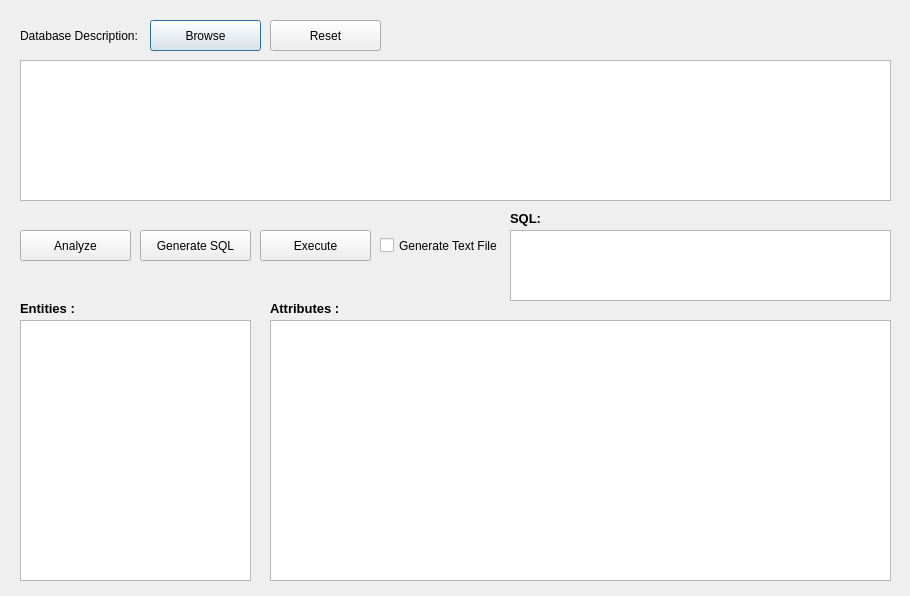
<?xml version="1.0" encoding="UTF-8"?>
<ui version="4.0">
 <class>Dialog</class>
 <widget class="QDialog" name="Dialog">
  <property name="geometry">
   <rect>
    <x>0</x>
    <y>0</y>
    <width>910</width>
    <height>596</height>
   </rect>
  </property>
  <property name="windowTitle">
   <string>Dialog</string>
  </property>
  <widget class="QPushButton" name="btn_browse">
   <property name="geometry">
    <rect>
     <x>150</x>
     <y>20</y>
     <width>111</width>
     <height>31</height>
    </rect>
   </property>
   <property name="text">
    <string>Browse</string>
   </property>
  </widget>
  <widget class="QPushButton" name="btn_reset">
   <property name="geometry">
    <rect>
     <x>270</x>
     <y>20</y>
     <width>111</width>
     <height>31</height>
    </rect>
   </property>
   <property name="text">
    <string>Reset</string>
   </property>
  </widget>
  <widget class="QTextEdit" name="description">
   <property name="geometry">
    <rect>
     <x>20</x>
     <y>60</y>
     <width>871</width>
     <height>141</height>
    </rect>
   </property>
   <property name="readOnly">
    <bool>true</bool>
   </property>
  </widget>
  <widget class="QLabel" name="label">
   <property name="geometry">
    <rect>
     <x>20</x>
     <y>20</y>
     <width>121</width>
     <height>31</height>
    </rect>
   </property>
   <property name="text">
    <string>Database Description:</string>
   </property>
  </widget>
  <widget class="QPushButton" name="btn_analyze">
   <property name="geometry">
    <rect>
     <x>20</x>
     <y>230</y>
     <width>111</width>
     <height>31</height>
    </rect>
   </property>
   <property name="text">
    <string>Analyze</string>
   </property>
  </widget>
  <widget class="QPushButton" name="btn_generate">
   <property name="geometry">
    <rect>
     <x>140</x>
     <y>230</y>
     <width>111</width>
     <height>31</height>
    </rect>
   </property>
   <property name="text">
    <string>Generate SQL</string>
   </property>
  </widget>
  <widget class="QPushButton" name="btn_execute">
   <property name="geometry">
    <rect>
     <x>260</x>
     <y>230</y>
     <width>111</width>
     <height>31</height>
    </rect>
   </property>
   <property name="text">
    <string>Execute</string>
   </property>
  </widget>
  <widget class="QCheckBox" name="chk_generatetxt">
   <property name="geometry">
    <rect>
     <x>380</x>
     <y>230</y>
     <width>121</width>
     <height>31</height>
    </rect>
   </property>
   <property name="text">
    <string>Generate Text File</string>
   </property>
  </widget>
  <widget class="QLabel" name="label_2">
   <property name="geometry">
    <rect>
     <x>20</x>
     <y>300</y>
     <width>81</width>
     <height>16</height>
    </rect>
   </property>
   <property name="font">
    <font>
     <pointsize>10</pointsize>
     <weight>75</weight>
     <bold>true</bold>
    </font>
   </property>
   <property name="text">
    <string>Entities :</string>
   </property>
  </widget>
  <widget class="QLabel" name="label_3">
   <property name="geometry">
    <rect>
     <x>270</x>
     <y>300</y>
     <width>81</width>
     <height>16</height>
    </rect>
   </property>
   <property name="font">
    <font>
     <pointsize>10</pointsize>
     <weight>75</weight>
     <bold>true</bold>
    </font>
   </property>
   <property name="text">
    <string>Attributes :</string>
   </property>
  </widget>
  <widget class="QListWidget" name="entitylist">
   <property name="geometry">
    <rect>
     <x>20</x>
     <y>320</y>
     <width>231</width>
     <height>261</height>
    </rect>
   </property>
  </widget>
  <widget class="QTableWidget" name="attributetable">
   <property name="geometry">
    <rect>
     <x>270</x>
     <y>320</y>
     <width>621</width>
     <height>261</height>
    </rect>
   </property>
  </widget>
  <widget class="QTextEdit" name="txt_displaysql">
   <property name="geometry">
    <rect>
     <x>510</x>
     <y>230</y>
     <width>381</width>
     <height>71</height>
    </rect>
   </property>
  </widget>
  <widget class="QLabel" name="label_4">
   <property name="geometry">
    <rect>
     <x>510</x>
     <y>210</y>
     <width>81</width>
     <height>16</height>
    </rect>
   </property>
   <property name="font">
    <font>
     <pointsize>10</pointsize>
     <weight>75</weight>
     <bold>true</bold>
    </font>
   </property>
   <property name="text">
    <string>SQL:</string>
   </property>
  </widget>
 </widget>
 <resources/>
 <connections/>
</ui>
